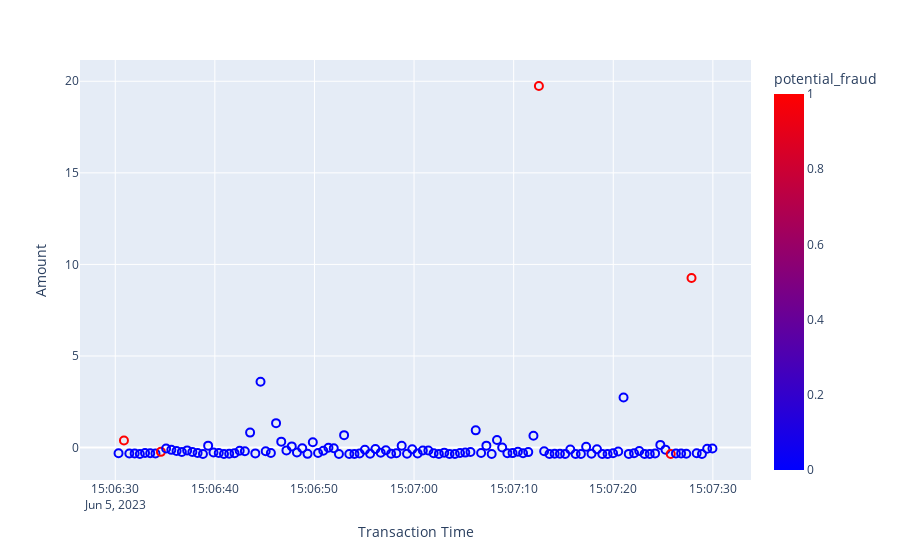

Notebook code for this chart:
### Code cell
fig = px.scatter(df, x = df['Transaction Time'],
                 y = df['Amount'],
                 color='potential_fraud',
                 range_color=[0, 1],
                 color_continuous_scale=["blue", "red"]
)

fig.update_traces(
    marker=dict(size=8, symbol="circle-open", line=dict(width=2, color="DarkSlateGrey")),
    selector=dict(mode="markers"),
)

fig.show()
